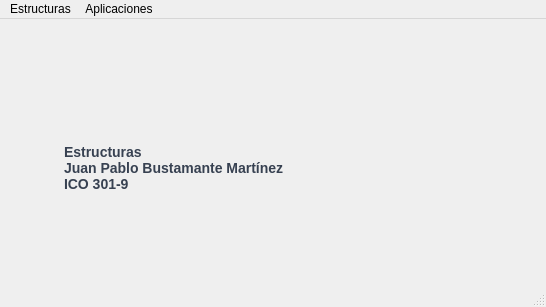
<?xml version="1.0" encoding="UTF-8"?>
<ui version="4.0">
 <class>QMainWindow</class>
 <widget class="QMainWindow" name="QMainWindow">
  <property name="geometry">
   <rect>
    <x>0</x>
    <y>0</y>
    <width>546</width>
    <height>307</height>
   </rect>
  </property>
  <property name="windowTitle">
   <string>MainWindow</string>
  </property>
  <property name="styleSheet">
   <string notr="true">/* --- Paleta de Colores ---
   Fondo: #F3F4F6
   Primario: #2563EB (Azul Inteligente)
   Texto Principal: #1F2937
   Borde/Input: #D1D5DB
*/

QDialog {
    background-color: #F3F4F6;
}

QLabel {
    color: #374151;
    font-size: 14px;
    font-weight: 600;
    margin-bottom: 4px;
}

QLineEdit {
    background-color: #FFFFFF;
    border: 1.5px solid #D1D5DB;
    border-radius: 10px;
    padding: 10px 14px;
    font-size: 14px;
    color: #111827;
    selection-background-color: #BFDBFE;
    selection-color: #1E40AF;
}

QLineEdit:focus {
    border: 1.5px solid #2563EB;
    background-color: #FFFFFF;
}

/* Botón Principal */
QPushButton {
    background-color: #2563EB;
    color: white;
    border-radius: 10px;
    padding: 10px 24px;
    font-size: 14px;
    font-weight: 700;
    border: none;
    outline: none;
}

QPushButton:hover {
    background-color: #1D4ED8;
}

QPushButton:pressed {
    background-color: #1E40AF;
    padding-top: 12px; /* Efecto de empuje */
}

/* Botón Secundario (Estilo Ghost/Light) */
QPushButton#btnCancelar {
    background-color: #E5E7EB;
    color: #374151;
}

QPushButton#btnCancelar:hover {
    background-color: #D1D5DB;
}

QPushButton#btnCancelar:pressed {
    background-color: #9CA3AF;
}</string>
  </property>
  <widget class="QWidget" name="centralwidget">
   <widget class="QLabel" name="label">
    <property name="geometry">
     <rect>
      <x>60</x>
      <y>80</y>
      <width>401</width>
      <height>141</height>
     </rect>
    </property>
    <property name="text">
     <string>Estructuras 
Juan Pablo Bustamante Martínez 
ICO 301-9</string>
    </property>
   </widget>
  </widget>
  <widget class="QMenuBar" name="menubar">
   <property name="geometry">
    <rect>
     <x>0</x>
     <y>0</y>
     <width>546</width>
     <height>21</height>
    </rect>
   </property>
   <widget class="QMenu" name="estructuras">
    <property name="title">
     <string>Estructuras</string>
    </property>
    <widget class="QMenu" name="menuLineales">
     <property name="title">
      <string>Lineales</string>
     </property>
     <addaction name="Lista_Enlazada"/>
     <addaction name="actionPilas"/>
    </widget>
    <addaction name="separator"/>
    <addaction name="menuLineales"/>
    <addaction name="salir"/>
   </widget>
   <widget class="QMenu" name="menuAplicaciones">
    <property name="title">
     <string>Aplicaciones</string>
    </property>
    <addaction name="actionConversion"/>
   </widget>
   <addaction name="estructuras"/>
   <addaction name="menuAplicaciones"/>
  </widget>
  <widget class="QStatusBar" name="statusbar"/>
  <action name="action2_Insertar_Final">
   <property name="text">
    <string>2. Insertar Final</string>
   </property>
  </action>
  <action name="action3_Buscar">
   <property name="text">
    <string>3. Buscar</string>
   </property>
  </action>
  <action name="action4_Imprimir">
   <property name="text">
    <string>4. Imprimir</string>
   </property>
  </action>
  <action name="salir">
   <property name="text">
    <string>Salir</string>
   </property>
  </action>
  <action name="Lista_Enlazada">
   <property name="text">
    <string>Lista Enlazada</string>
   </property>
  </action>
  <action name="actionPilas">
   <property name="text">
    <string>Pilas</string>
   </property>
  </action>
  <action name="actionConversion">
   <property name="text">
    <string>Conversión infija-posfija</string>
   </property>
  </action>
 </widget>
 <resources/>
 <connections/>
</ui>
